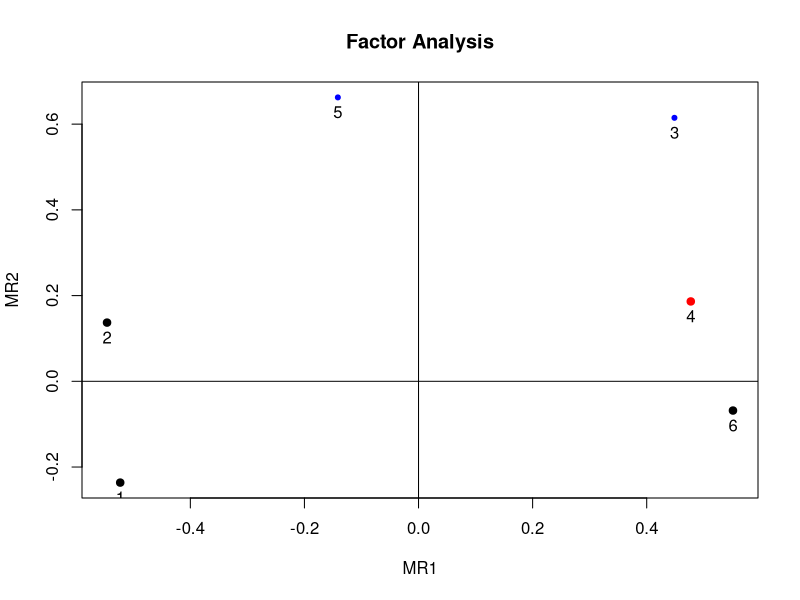
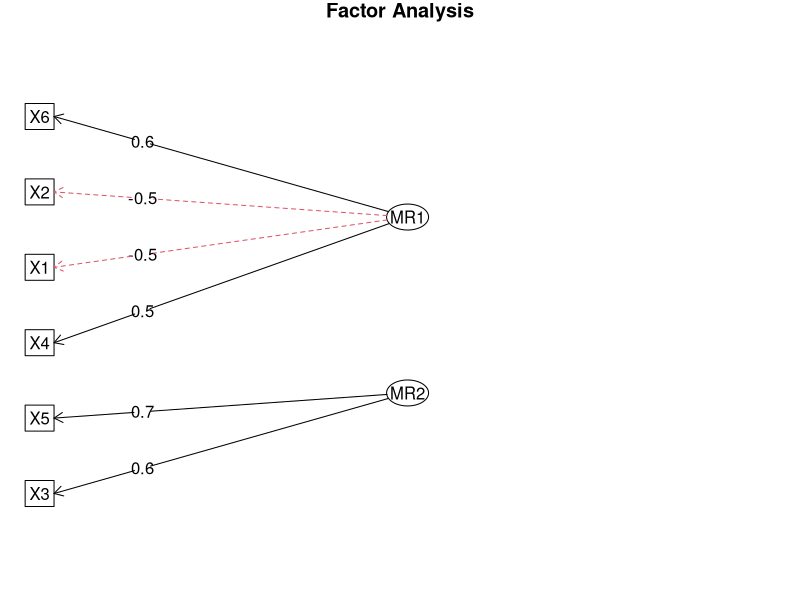
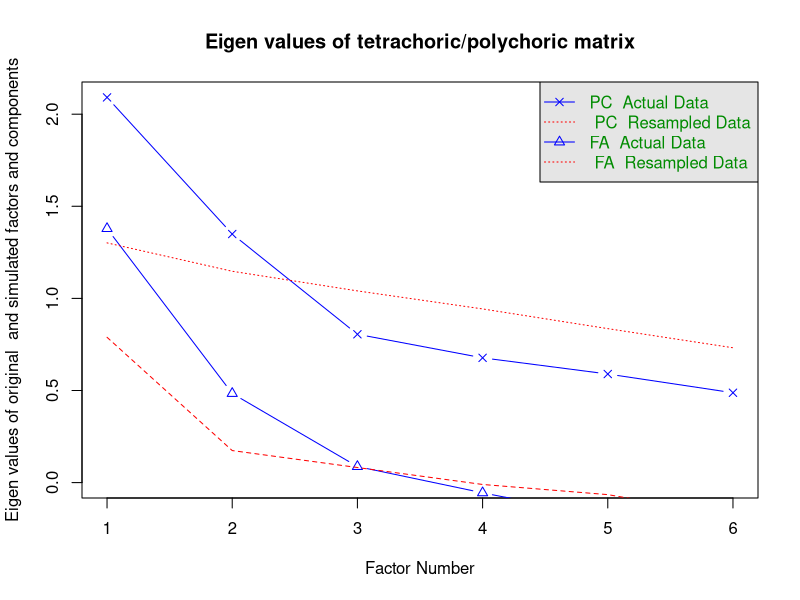

R code for these plots, in order: (Note: this script raises an error after producing the figures.)
## ---- chunk 1
wants <- c("mvtnorm", "psych", "polycor")
has   <- wants %in% rownames(installed.packages())
if(any(!has)) install.packages(wants[!has])
## ---- chunk 2
set.seed(1.234)
N <- 200                             # number of observations
P <- 6                               # number of variables
Q <- 2                               # number of factors

# true P x Q loading matrix -> variable-factor correlations
Lambda <- matrix(c(0.7,-0.4, 0.8,0, -0.2,0.9, -0.3,0.4, 0.3,0.7, -0.8,0.1),
                 nrow=P, ncol=Q, byrow=TRUE)
## ---- chunk 3
library(mvtnorm)                      # for rmvnorm()
FF  <- rmvnorm(N, mean=c(5, 15), sigma=diag(Q))    # factor scores (uncorrelated factors)
E   <- rmvnorm(N, rep(0, P), diag(P)) # matrix with iid, mean 0, normal errors
X   <- FF %*% t(Lambda) + E           # matrix with variable values
dfX <- data.frame(X)                  # data also as a data frame
## ---- chunk 4
# categorize variables into a list of ordered factors
lOrd <- lapply(dfX, function(x) {
               cut(x, breaks=quantile(x), include.lowest=TRUE,
                   ordered=TRUE, labels=LETTERS[1:4]) })
dfOrd  <- data.frame(lOrd)            # combine list into a data frame
ordNum <- data.matrix(dfOrd)          # categorized data as a numeric matrix
## ---- chunk 5
library(polycor)                      # for hetcor()
pc <- hetcor(dfOrd, ML=TRUE)          # polychoric corr matrix
## ---- chunk 6
library(psych)
faPC <- fa(r=pc$correlations, nfactors=2, n.obs=N, rotate="varimax")
faPC$loadings
## ---- chunk 7
faPCdirect <- fa.poly(ordNum, nfactors=2, rotate="varimax")    # polychoric FA
## ---- chunk 8
faPCdirect$fa$loadings        # loadings are the same as above ...
## ---- chunk 9
factor.plot(faPCdirect$fa, cut=0.5)
fa.diagram(faPCdirect)
## ---- chunk 10
fap <- fa.parallel.poly(ordNum)      # parallel analysis for dichotomous data
## ---- chunk 11
fap
vss(pc$correlations, n.obs=N, rotate="varimax")   # very simple structure
## ---- chunk 12
try(detach(package:psych))
try(detach(package:polycor))
try(detach(package:sfsmisc))
try(detach(package:mvtnorm))
